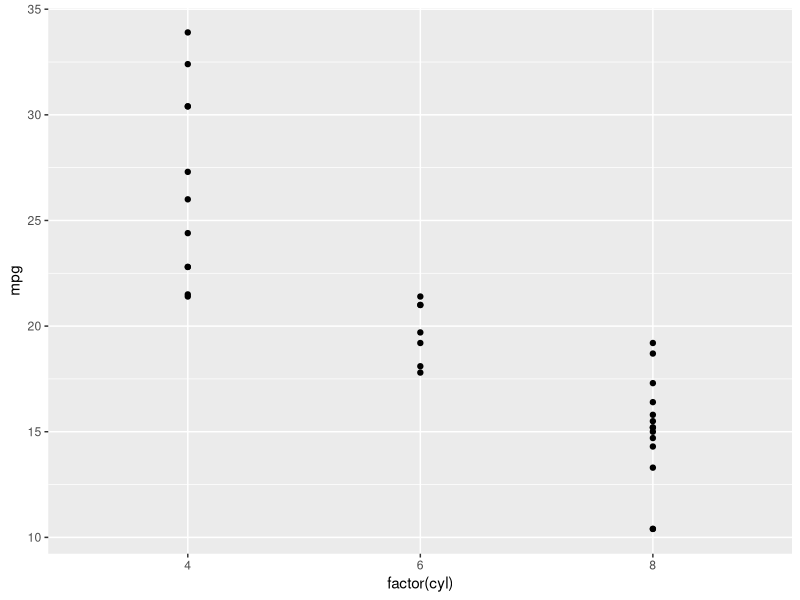
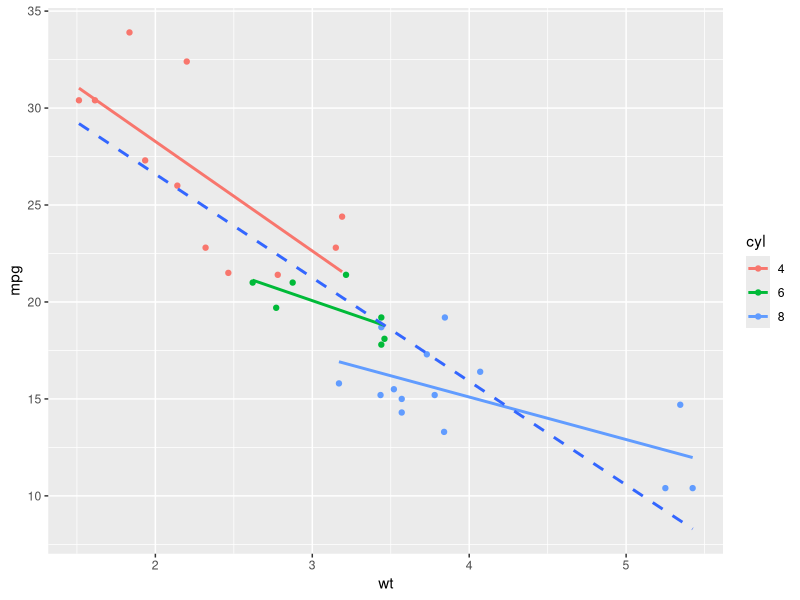
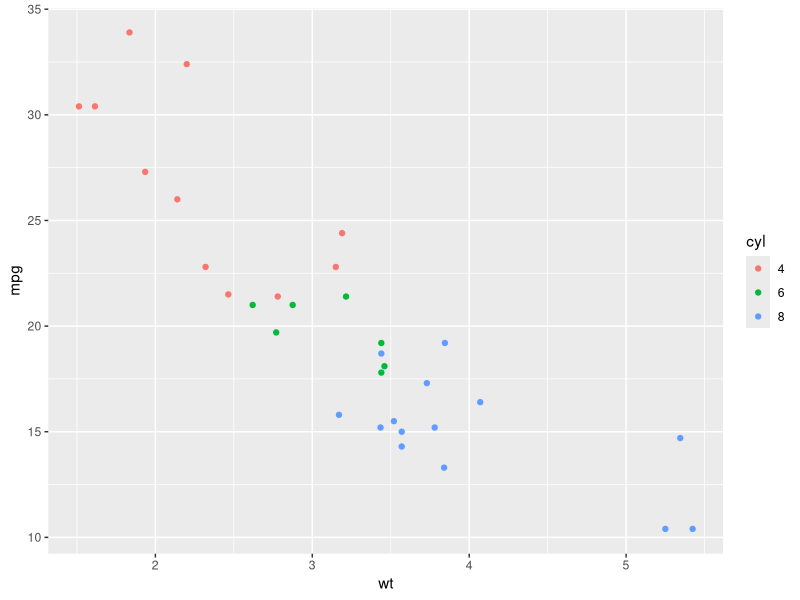
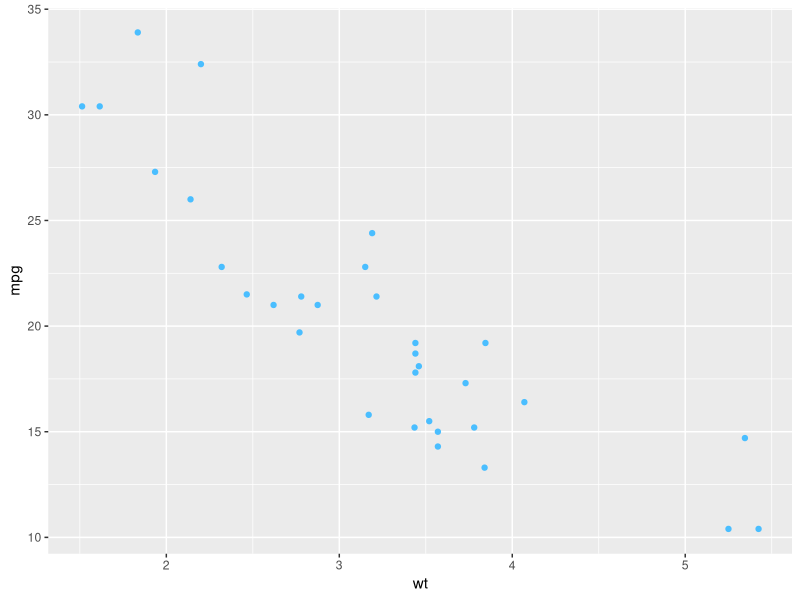
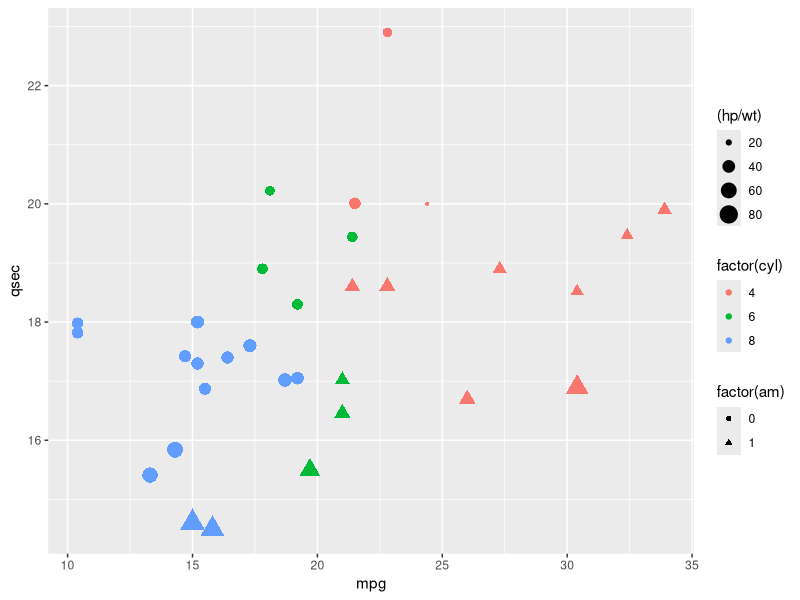
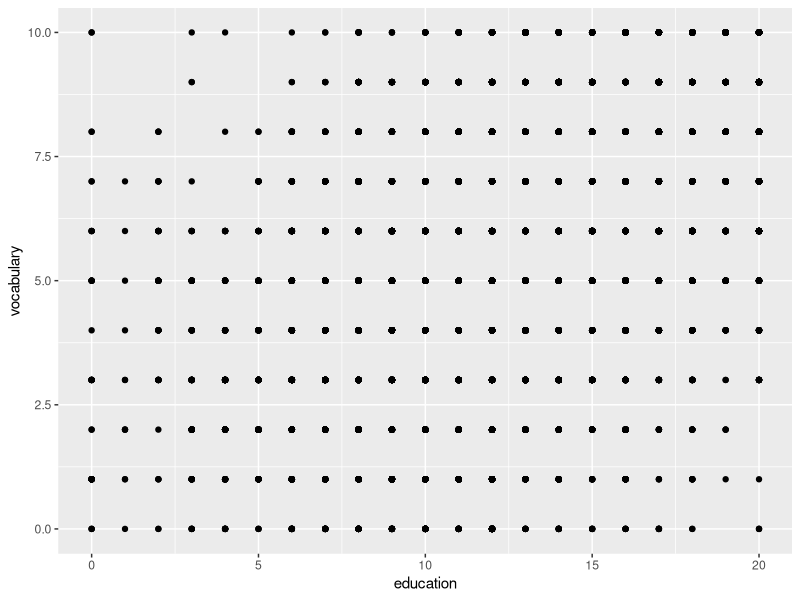
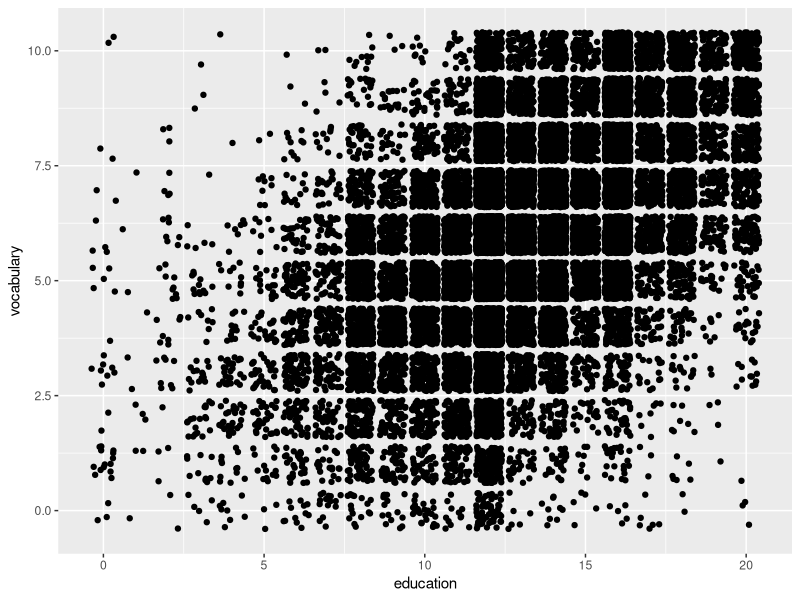
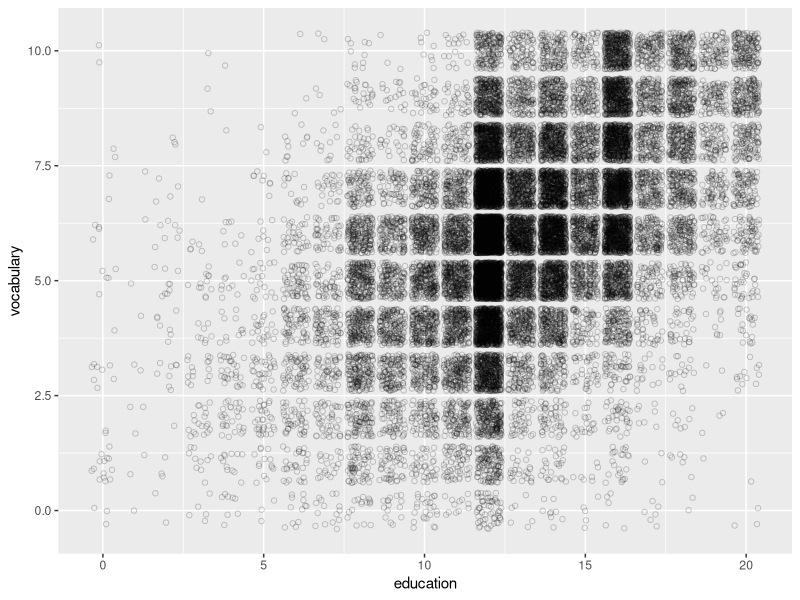

Here is the R script that generated these plots, in order:
## ---- chunk 1
library(ggplot2)
library(tidyr)
## ---- chunk 2
ggplot(mtcars, aes(x = factor(cyl), y = mpg)) + geom_point()
## ---- chunk 3
mtcars$cyl <- as.factor(mtcars$cyl)
ggplot(mtcars, aes(x = wt, y = mpg, col = cyl)) +
  geom_point() + geom_smooth(method = "lm", se = FALSE) + 
  geom_smooth(aes(group = 1), method = "lm", se = FALSE, linetype = 2)
## ---- chunk 4
head(iris)
## ---- chunk 5
iris.tidy <- iris %>%
  gather(key, Value, -Species) %>%
  separate(key, c("Part", "Measure"), "\\.")
head(iris.tidy)
## ---- chunk 6
# Draw a scatter plot with color *aesthetic*
ggplot(mtcars, aes(wt, mpg, col = cyl)) + 
  geom_point()
# Same, but set color *attribute* in geom layer 
my_color <- "#4ABEFF"
ggplot(mtcars, aes(wt, mpg, col = cyl)) + 
  geom_point(col = my_color)
## ---- chunk 7
ggplot(mtcars, aes(mpg, qsec, col = factor(cyl), shape = factor(am), size = (hp/wt))) + geom_point()
## ---- chunk 8
library(car)
ggplot(Vocab, aes(education, vocabulary)) + 
  geom_point()

ggplot(Vocab, aes(education, vocabulary)) + 
  geom_jitter()

ggplot(Vocab, aes(education, vocabulary)) + 
  geom_jitter(alpha = 0.2, shape = 1)

## ---- chunk 9
# Draw a bar plot of cyl, filled according to am
ggplot(mtcars, aes(x = cyl, fill = factor(am))) +
  geom_bar()
# Change the position argument to stack
ggplot(mtcars, aes(x = cyl, fill = factor(am))) +
  geom_bar(position = "stack")
# Change the position argument to fill
ggplot(mtcars, aes(x = cyl, fill = factor(am))) +
  geom_bar(position = "fill")
# Change the position argument to dodge
ggplot(mtcars, aes(x = cyl, fill = factor(am))) +
  geom_bar(position = "dodge")
## ---- chunk 10
recess <- data.frame("begin" = as.Date(c("1969-12-01", "1973-11-01", "1980-01-01", "1981-07-01", "1990-07-01", "2001-03-01")), "end" = as.Date(c("1970-11-01", "1975-03-01", "1980-07-01", "1982-11-01", "1991-03-01", "2001-11-01")))

ggplot(economics, aes(x = date, y = unemploy/pop)) +
  geom_rect(data = recess,
         aes(xmin = begin, 
             xmax = end, 
             ymin = -Inf, 
             ymax = Inf),
            inherit.aes = FALSE,
            fill = "red", 
            alpha = 0.2
            ) + 
  geom_line()
